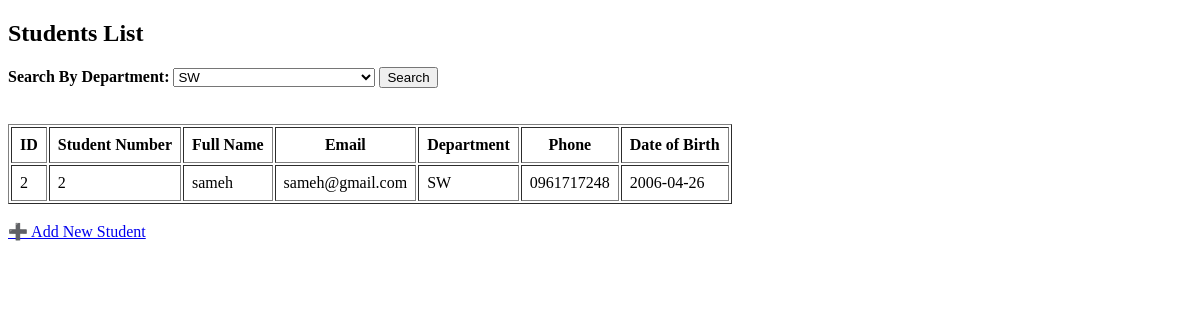
The app's page /filter_students.php?department=SW, older data.
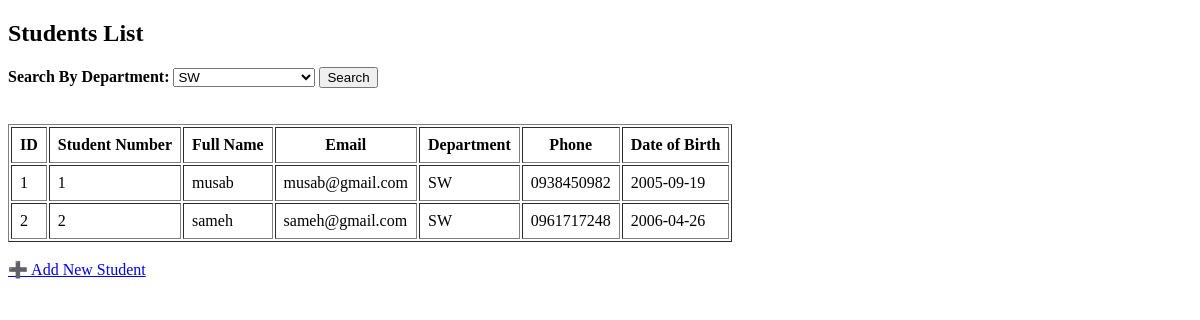
The same page, newer data.
### tables this page shows
CREATE TABLE `students` (
  `id` int(11) NOT NULL,
  `student_number` varchar(20) DEFAULT NULL,
  `full_name` varchar(100) DEFAULT NULL,
  `email` varchar(100) DEFAULT NULL,
  `department` varchar(100) DEFAULT NULL,
  `phone` varchar(20) DEFAULT NULL,
  `birth_date` date DEFAULT NULL
);

### filter_students.php (the view, shortened to what this page needs)
<?php
include "db_connection.php";
$departments = mysqli_query($conn, "SELECT DISTINCT department FROM students");
$selected_department = "";
$sql = "SELECT * FROM students";
if (isset($_GET['department']) && $_GET['department'] != "") {
    $selected_department = $_GET['department'];
    $sql .= " WHERE department = '$selected_department'";
}
$result = mysqli_query($conn, $sql);
?>
<!DOCTYPE html>
<html>
<head>
</head>
<body>
<h2>Students List</h2>
<form method="GET">
    <label><strong>Search By Department:</strong></label>
    <select name="department">
        <?php while ($row = mysqli_fetch_assoc($departments)) { ?>
            <option value="<?php echo $row['department']; ?>"
                <?php if ($row['department'] == $selected_department) echo "selected"; ?>>
                <?php echo $row['department']; ?>
            </option>
        <?php } ?>
    </select>
    <button type="submit">Search</button>
</form>
<br><br>
<table border="1" cellpadding="8">
    <tr>
        <th>ID</th>
        <th>Student Number</th>
        <th>Full Name</th>
        <th>Email</th>
        <th>Department</th>
        <th>Phone</th>
        <th>Date of Birth</th>
    </tr>
    <?php while ($student = mysqli_fetch_assoc($result)) { ?>
    <tr>
        <td><?php echo $student['id']; ?></td>
        <td><?php echo $student['student_number']; ?></td>
        <td><?php echo $student['full_name']; ?></td>
        <td><?php echo $student['email']; ?></td>
        <td><?php echo $student['department']; ?></td>
        <td><?php echo $student['phone']; ?></td>
        <td><?php echo $student['birth_date']; ?></td>
    </tr>
    <?php } ?>
</table>
<br>
<a href="index.html">➕ Add New Student</a>
</body>
</html>

Row changes from the older to the newer data that the page shows:
now on this page (row edited): students: id "1", student_number "1", full_name "musab", email "musab@gmail.com", department "SW", phone "0938450982", birth_date "2005-09-19"
